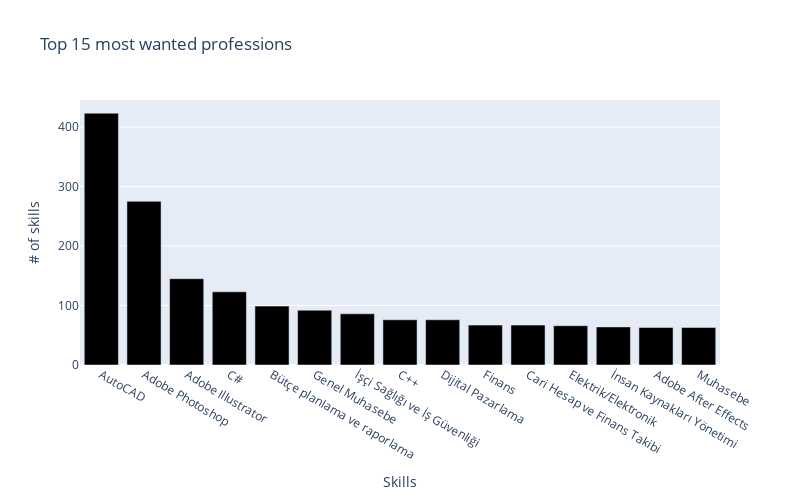

This figure's notebook cell:
### Code cell
#plotting most skill wia plolty
px.bar(
    most_skill.head(15),
    title= "Top 15 most wanted skills", # the axxis names
    labels={'value':'# of skills', 'index':'Skills'},
    color_discrete_sequence=["black"],
    height=500,
    width=800
).update_layout(showlegend=False)

### Figure 1 — Plotly figure (JSON) as saved in the notebook; plotly's stock layout.template omitted (floating-point values rounded to 4 significant figures)
{"data": [{"alignmentgroup": "True", "hovertemplate": "variable=0<br>Skills=%{x}<br># of skills=%{y}<extra></extra>", "legendgroup": "0", "marker": {"color": "black"}, "name": "0", "offsetgroup": "0", "orientation": "v", "showlegend": true, "textposition": "auto", "type": "bar", "x": ["AutoCAD", "Adobe Photoshop", "Adobe Illustrator", "C#", "Bütçe planlama ve raporlama", "Genel Muhasebe", "İşçi Sağlığı ve İş Güvenliği", "C++", "Dijital Pazarlama", "Finans", "Cari Hesap ve Finans Takibi", "Elektrik/Elektronik", "İnsan Kaynakları Yönetimi", "Adobe After Effects", "Muhasebe"], "xaxis": "x", "y": [423, 275, 145, 123, 99, 92, 86, 76, 76, 67, 67, 66, 64, 63, 63], "yaxis": "y"}], "layout": {"barmode": "relative", "height": 500, "legend": {"title": {"text": "variable"}, "tracegroupgap": 0}, "showlegend": false, "title": {"text": "Top 15 most wanted professions"}, "width": 800, "xaxis": {"anchor": "y", "domain": [0, 1], "title": {"text": "Skills"}}, "yaxis": {"anchor": "x", "domain": [0, 1], "title": {"text": "# of skills"}}}}
